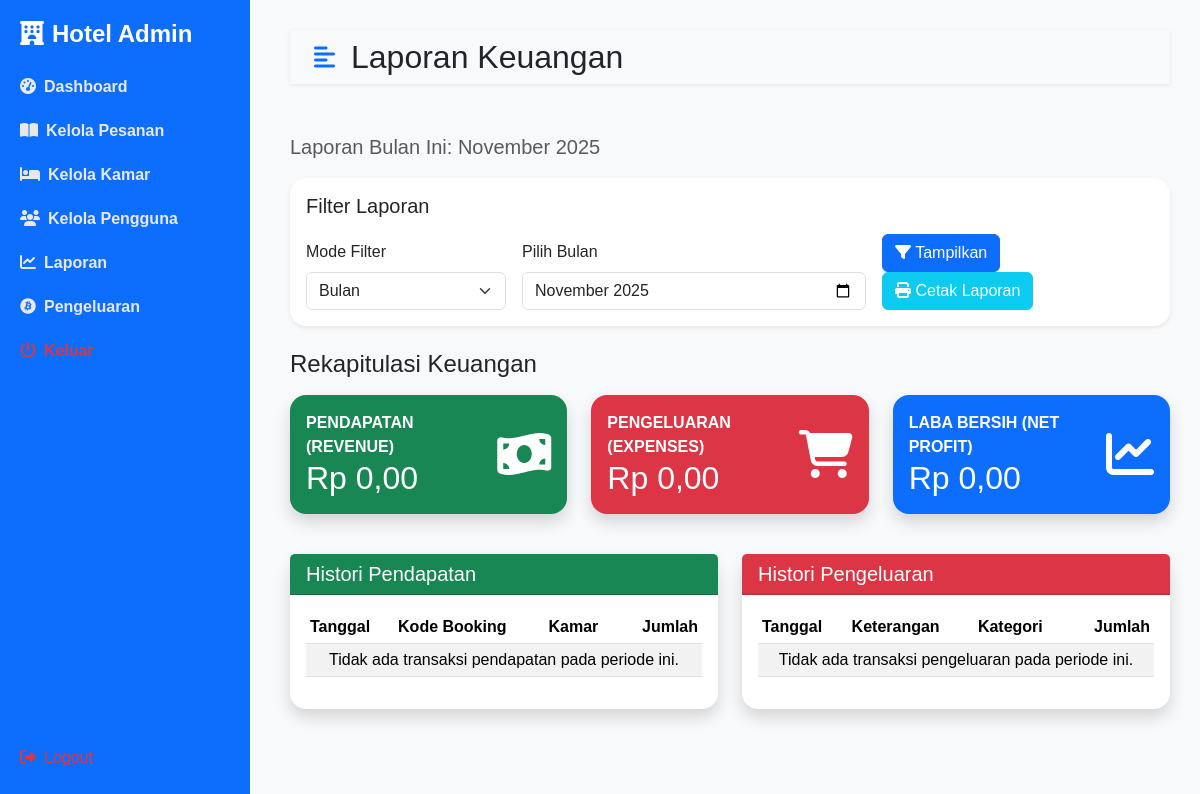
Page /admin/laporan_keuangan.php on the earlier database version.
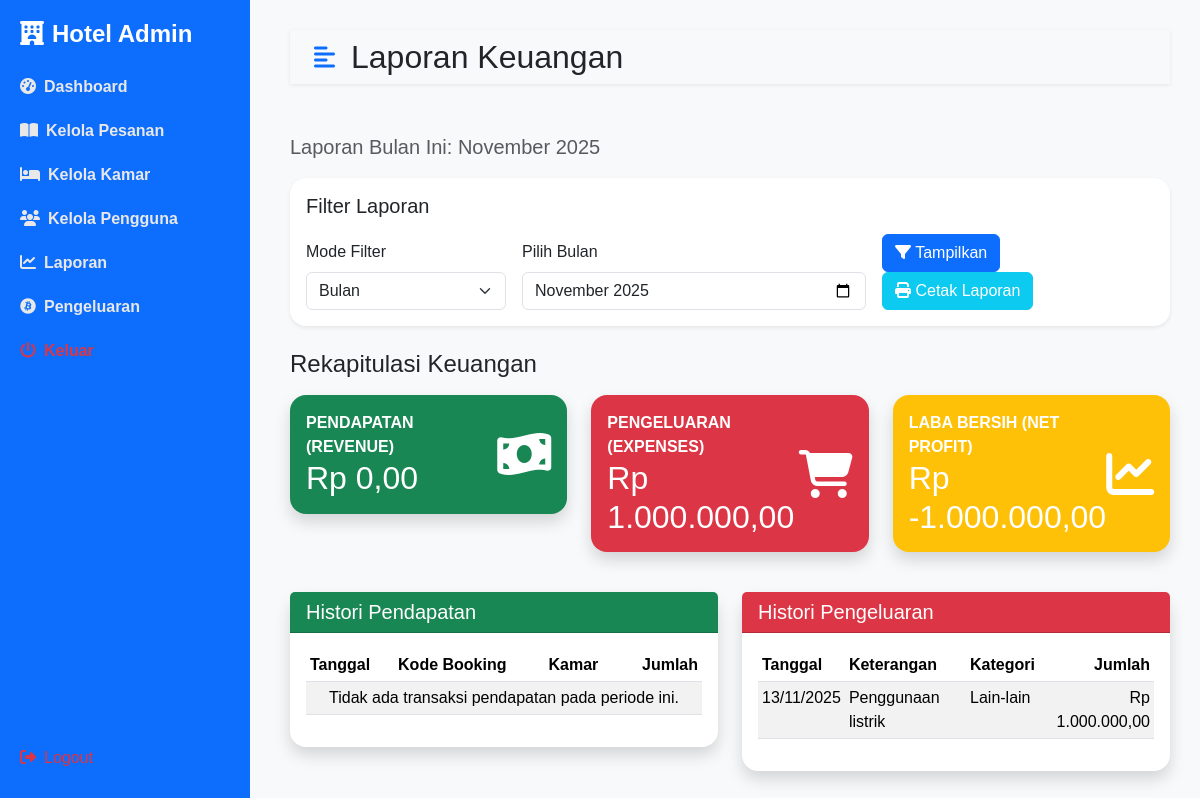
Same page on the later database version.
### tables this page shows
CREATE TABLE `pengeluaran` (
  `id` int NOT NULL,
  `tanggal` date DEFAULT NULL,
  `keterangan` varchar(255) DEFAULT NULL,
  `jumlah` decimal(10,2) DEFAULT NULL,
  `kategori` varchar(100) DEFAULT NULL,
  `user_id` int DEFAULT NULL
);

### admin/laporan_keuangan.php (the view, shortened to what the changed rows need)
<?php
include '../koneksi.php';
$filter_mode = $_GET['filter_mode'] ?? 'month';
$filter_start = '';
$filter_end = '';
if ($filter_mode == 'day' && isset($_GET['date_filter']) && !empty($_GET['date_filter'])) {
    $date = new DateTime($_GET['date_filter']);
    $filter_start = $date->format('Y-m-d 00:00:00');
    $filter_end = $date->format('Y-m-d 23:59:59');
    $filter_display = 'Laporan Tanggal: ' . $date->format('d F Y');
} elseif ($filter_mode == 'year' && isset($_GET['year_filter']) && !empty($_GET['year_filter'])) {
    $year = $_GET['year_filter'];
    $filter_start = $year . '-01-01 00:00:00';
    $filter_end = $year . '-12-31 23:59:59';
    $filter_display = 'Laporan Tahun: ' . $year;
} else {
    $start_of_month = new DateTime('first day of this month');
    $end_of_month = new DateTime('last day of this month');
    $end_of_month->setTime(23, 59, 59);
    $filter_start = $start_of_month->format('Y-m-d H:i:s');
    $filter_end = $end_of_month->format('Y-m-d H:i:s');
}
function getTotalRevenue($koneksi, $start, $end)
{
    $query = "
        SELECT SUM(total_price) as total
        FROM bookings
        WHERE (status = 'paid' OR status = 'checked_out')
        AND created_at BETWEEN ? AND ?
    ";
    if ($stmt = $koneksi->prepare($query)) {
        $stmt->bind_param("ss", $start, $end);
        $stmt->execute();
        $result = $stmt->get_result()->fetch_assoc();
        return $result['total'] ?? 0;
    }
    return 0;
}
function getTotalExpenses($koneksi, $start, $end)
{
    $start_date_only = date('Y-m-d', strtotime($start));
    $end_date_only = date('Y-m-d', strtotime($end));
    $query = "
        SELECT SUM(jumlah) as total
        FROM pengeluaran
        WHERE tanggal BETWEEN ? AND ?
    ";
    if ($stmt = $koneksi->prepare($query)) {
        $stmt->bind_param("ss", $start_date_only, $end_date_only);
        $stmt->execute();
        $result = $stmt->get_result()->fetch_assoc();
        return $result['total'] ?? 0;
    }
    return 0;
}
function getExpenseHistory($koneksi, $start, $end)
{
    $start_date_only = date('Y-m-d', strtotime($start));
    $end_date_only = date('Y-m-d', strtotime($end));
    $query = "
        SELECT
            p.tanggal, p.keterangan, p.jumlah, p.kategori,
            u.name as user_id_name
        FROM pengeluaran p
        JOIN users u ON p.user_id = u.id
        WHERE p.tanggal BETWEEN ? AND ?
        ORDER BY p.tanggal DESC
    ";
    if ($stmt = $koneksi->prepare($query)) {
        $stmt->bind_param("ss", $start_date_only, $end_date_only);
        $stmt->execute();
        $result = $stmt->get_result()->fetch_all(MYSQLI_ASSOC);
        return $result;
    }
    return [];
}
$total_revenue = getTotalRevenue($koneksi, $filter_start, $filter_end);
$total_expenses = getTotalExpenses($koneksi, $filter_start, $filter_end);
$net_profit = $total_revenue - $total_expenses;
$expense_history = getExpenseHistory($koneksi, $filter_start, $filter_end);
function formatRupiah($amount)
{
    return 'Rp ' . number_format($amount, 2, ',', '.');
}
?>
<!DOCTYPE html>
<html lang="id">
<head>
    <link href="https://cdn.jsdelivr.net/npm/bootstrap@5.3.2/dist/css/bootstrap.min.css" rel="stylesheet">
    <link rel="stylesheet" href="https://cdnjs.cloudflare.com/ajax/libs/font-awesome/6.4.0/css/all.min.css">
    <link rel="stylesheet" href="../assets/css/admin-style.css">
</head>
<body class="bg-light">
    <div class="container-print content">
        <nav class="navbar navbar-expand-lg navbar-light bg-transparent px-4 no-print">
            <div class="d-flex align-items-center">
                <h2 class="fs-2 m-0">Laporan Keuangan</h2>
            </div>
        </nav>
        <div class="row mb-4">
            <div class="col-md-4 mb-3">
                <div class="card bg-success text-print shadow">
                    <div class="card-body">
                        <div class="d-flex justify-content-between align-items-center">
                            <div>
                                <h2 class="mb-0"><?= formatRupiah($total_revenue) ?></h2>
                            </div>
                        </div>
                    </div>
                </div>
            </div>
            <div class="col-md-4 mb-3">
                <div class="card bg-danger text-print shadow">
                    <div class="card-body">
                        <div class="d-flex justify-content-between align-items-center">
                            <div>
                                <div class="text-uppercase fw-bold">Pengeluaran (Expenses)</div>
                                <h2 class="mb-0"><?= formatRupiah($total_expenses) ?></h2>
                            </div>
                        </div>
                    </div>
                </div>
            </div>
            <div class="col-md-4 mb-3">
                <?php $laba_class = $net_profit >= 0 ? 'bg-primary text-print' : 'bg-warning text-print'; ?>
                <div class="card <?= $laba_class ?> shadow">
                    <div class="card-body">
                        <div class="d-flex justify-content-between align-items-center">
                            <div>
                                <div class="text-uppercase fw-bold">Laba Bersih (Net Profit)</div>
                                <h2 class="mb-0"><?= formatRupiah($net_profit) ?></h2>
                            </div>
                        </div>
                    </div>
                </div>
            </div>
        </div>
        <div class="row">
            <div class="col-lg-6 mb-4">
                <div class="card shadow">
                    <div class="card-body">
                        <div class="table-responsive">
                            <table class="table table-sm table-hover table-striped">
                                <thead>
                                    <tr>
                                        <th>Tanggal</th>
                                        <th>Kode Booking</th>
                                        <th>Kamar</th>
                                        <th class="text-end">Jumlah</th>
                                    </tr>
                                </thead>
                            </table>
                        </div>
                    </div>
                </div>
            </div>
            <div class="col-lg-6 mb-4">
                <div class="card shadow">
                    <div class="card-body">
                        <div class="table-responsive">
                            <table class="table table-sm table-hover table-striped">
                                <thead>
                                    <tr>
                                        <th>Tanggal</th>
                                        <th>Keterangan</th>
                                        <th>Kategori</th>
                                        <th class="text-end">Jumlah</th>
                                    </tr>
                                </thead>
                                <tbody>
                                    <?php if (!empty($expense_history)): ?>
                                        <?php foreach ($expense_history as $exp): ?>
                                            <tr>
                                                <td><?= date('d/m/Y', strtotime($exp['tanggal'])) ?></td>
                                                <td><?= htmlspecialchars($exp['keterangan']) ?></td>
                                                <td><?= htmlspecialchars($exp['kategori']) ?></td>
                                                <td class="text-end"><?= formatRupiah($exp['jumlah']) ?></td>
                                            </tr>
                                        <?php endforeach; ?>
                                    <?php else: ?>
                                        <tr>
                                            <td colspan="4" class="text-center">Tidak ada transaksi pengeluaran pada periode ini.</td>
                                        </tr>
                                    <?php endif; ?>
                                </tbody>
                            </table>
                        </div>
                    </div>
                </div>
            </div>
        </div>
    </div>
</body>
</html>

Differences in the rows shown:
added pengeluaran: tanggal "13/11/2025", keterangan "Penggunaan listrik", kategori "Lain-lain", jumlah "Rp 1.000.000,00"
Other differences:
formatRupiah($total_expenses): "Rp 0,00" → "Rp 1.000.000,00"
formatRupiah($net_profit): "Rp 0,00" → "Rp -1.000.000,00"
text no longer shown: "Tidak ada transaksi pengeluaran pada periode ini."
